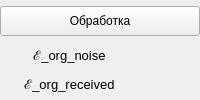
          <widget class="QWidget" name="widget_processing" native="true">
           <layout class="QVBoxLayout" name="layout_processing">
            <property name="spacing">
             <number>0</number>
            </property>
            <property name="leftMargin">
             <number>0</number>
            </property>
            <property name="topMargin">
             <number>2</number>
            </property>
            <property name="rightMargin">
             <number>0</number>
            </property>
            <property name="bottomMargin">
             <number>0</number>
            </property>
            <item>
             <widget class="QPushButton" name="pushButton_start_processing">
              <property name="minimumSize">
               <size>
                <width>0</width>
                <height>30</height>
               </size>
              </property>
              <property name="text">
               <string>Обработка</string>
              </property>
             </widget>
            </item>
            <item>
             <widget class="QWidget" name="widget_deviation_original_and_noise" native="true">
              <property name="minimumSize">
               <size>
                <width>0</width>
                <height>25</height>
               </size>
              </property>
              <property name="maximumSize">
               <size>
                <width>16777215</width>
                <height>25</height>
               </size>
              </property>
              <layout class="QHBoxLayout" name="layout_deviation_original_and_noise" stretch="2,1">
               <property name="spacing">
                <number>0</number>
               </property>
               <property name="topMargin">
                <number>0</number>
               </property>
               <property name="bottomMargin">
                <number>0</number>
               </property>
               <item>
                <widget class="QLabel" name="label_text_deviation_original_and_noise">
                 <property name="minimumSize">
                  <size>
                   <width>0</width>
                   <height>30</height>
                  </size>
                 </property>
                 <property name="font">
                  <font>
                   <pointsize>10</pointsize>
                  </font>
                 </property>
                 <property name="text">
                  <string>ℰ_org_noise</string>
                 </property>
                 <property name="alignment">
                  <set>Qt::AlignCenter</set>
                 </property>
                </widget>
               </item>
               <item>
                <widget class="QLabel" name="label_deviation_original_and_noise">
                 <property name="text">
                  <string/>
                 </property>
                 <property name="alignment">
                  <set>Qt::AlignCenter</set>
                 </property>
                </widget>
               </item>
              </layout>
             </widget>
            </item>
            <item>
             <widget class="QWidget" name="widget_deviation_original_and_received" native="true">
              <property name="minimumSize">
               <size>
                <width>0</width>
                <height>25</height>
               </size>
              </property>
              <property name="maximumSize">
               <size>
                <width>16777215</width>
                <height>25</height>
               </size>
              </property>
              <layout class="QHBoxLayout" name="layout_deviation_original_and_received" stretch="2,1">
               <property name="spacing">
                <number>0</number>
               </property>
               <property name="topMargin">
                <number>0</number>
               </property>
               <property name="bottomMargin">
                <number>0</number>
               </property>
               <item>
                <widget class="QLabel" name="label_text_deviation_original_and_received">
                 <property name="minimumSize">
                  <size>
                   <width>0</width>
                   <height>30</height>
                  </size>
                 </property>
                 <property name="font">
                  <font>
                   <pointsize>10</pointsize>
                  </font>
                 </property>
                 <property name="text">
                  <string>ℰ_org_received</string>
                 </property>
                 <property name="alignment">
                  <set>Qt::AlignCenter</set>
                 </property>
                </widget>
               </item>
               <item>
                <widget class="QLabel" name="label_deviation_original_and_received">
                 <property name="text">
                  <string/>
                 </property>
                 <property name="alignment">
                  <set>Qt::AlignCenter</set>
                 </property>
                </widget>
               </item>
              </layout>
             </widget>
            </item>
           </layout>
          </widget>
